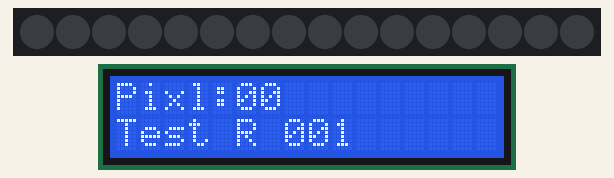
Simulated run of this sketch. Board: Arduino Uno, built with avr-gcc and run on an emulated ATmega328P. Shown: 16 RGB LEDs in strip order, left to right, 16×2 character LCD.

Above: at 0.22 s.
At 7.46 s:
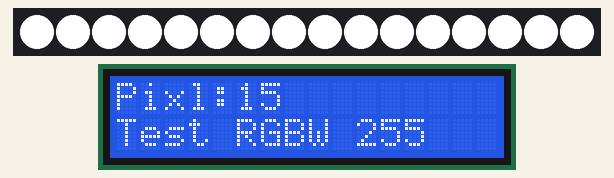
At 14.05 s:
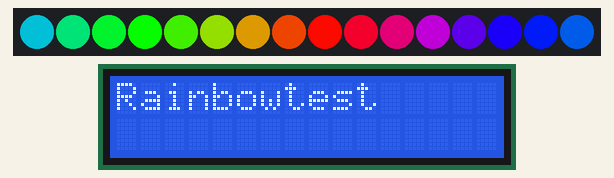
At 19.99 s:
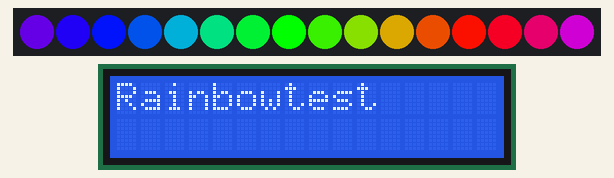
At 29.38 s:
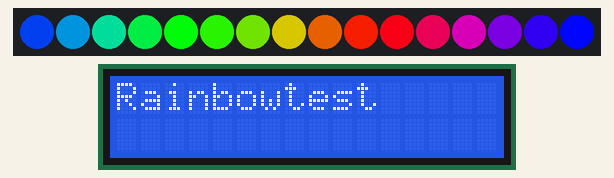
At 39.7 s:
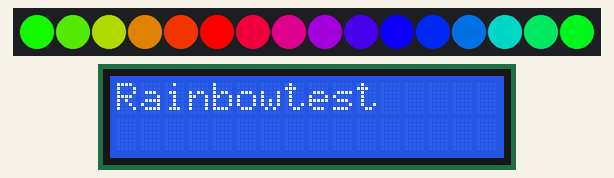

The sketch:

DL6II_Neopix_Stripetest.ino
```cpp
/*

*/

#include <LiquidCrystal.h>
#include <Adafruit_NeoPixel.h>

#define NEOPIN 0
#define NUMPIXELS 16

LiquidCrystal lcd(9,8,7,6,5,4);
Adafruit_NeoPixel strip = Adafruit_NeoPixel(NUMPIXELS, NEOPIN, NEO_GRBW + NEO_KHZ800);

uint32_t r = strip.Color(1, 0, 0, 0);
uint32_t g = strip.Color(0, 1, 0, 0);
uint32_t b = strip.Color(0, 0, 1, 0);
uint32_t w = strip.Color(1, 1, 1, 1);
uint32_t rgbw = strip.Color(0, 0, 0, 1);
uint32_t rr = strip.Color(255, 0, 0, 0);
uint32_t gg = strip.Color(0, 255, 0, 0);
uint32_t bb = strip.Color(0, 0, 255, 0);
uint32_t ww = strip.Color(0, 0, 0, 255);
uint32_t rrggbbww = strip.Color(255, 255, 255, 255);

const int NUMSPALTEN = 17;
int geschwindigkeit = 10;
int i;


void setup()  {
  strip.begin();
  strip.show();
  lcd.begin(16,2);
  lcd.setCursor(0,0);
}


void loop()  {

  for(i=0;i<NUMPIXELS;i++){
      strip.setPixelColor(i, r);
      lcd.setCursor(0,0);
      lcd.print("Pixl:");
      if (i < 10) lcd.print("0");
      lcd.print(i);
      lcd.setCursor(0,1);
      lcd.print("Test R 001      ");
      delay(geschwindigkeit*3);
    strip.show();
    delay(geschwindigkeit);
  }

  for(i=0;i<NUMPIXELS;i++){
    strip.setPixelColor(i, 0,0,0,0);
    strip.show();
  }

  for(i=0;i<NUMPIXELS;i++){
      strip.setPixelColor(i, g);
      lcd.setCursor(0,0);
      lcd.print("Pixl:");
      if (i < 10) lcd.print("0");
      lcd.print(i);
      lcd.setCursor(0,1);
      lcd.print("Test G 001      ");
      delay(geschwindigkeit*3);
    strip.show();
    delay(geschwindigkeit);
  }

  for(i=0;i<NUMPIXELS;i++){
      strip.setPixelColor(i, b);
      lcd.setCursor(0,0);
      lcd.print("Pixl:");
      if (i < 10) lcd.print("0");
      lcd.print(i);
      lcd.setCursor(0,1);
      lcd.print("Test B 001      ");
      delay(geschwindigkeit*3);
    strip.show();
    delay(geschwindigkeit);
  }

    for(i=0;i<NUMPIXELS;i++){
      strip.setPixelColor(i, w);
      lcd.setCursor(0,0);
      lcd.print("Pixl:");
      if (i < 10) lcd.print("0");
      lcd.print(i);
      lcd.setCursor(0,1);
      lcd.print("Test W 001      ");
      delay(geschwindigkeit*3);
    strip.show();
    delay(geschwindigkeit);
  }

    for(i=0;i<NUMPIXELS;i++){
      strip.setPixelColor(i, rgbw);
      lcd.setCursor(0,0);
      lcd.print("Pixl:");
      if (i < 10) lcd.print("0");
      lcd.print(i);
      lcd.setCursor(0,1);
      lcd.print("Test RGBW 001   ");
      delay(geschwindigkeit*3);
    strip.show();
  }
  delay(geschwindigkeit*30);
    for(i=0;i<NUMPIXELS;i++){
      strip.setPixelColor(i, rr);
      lcd.setCursor(0,0);
      lcd.print("Pixl:");
      if (i < 10) lcd.print("0");
      lcd.print(i);
      lcd.setCursor(0,1);
      lcd.print("Test R 255      ");
      delay(geschwindigkeit*3);
    strip.show();
    delay(geschwindigkeit);
  }

  for(i=0;i<NUMPIXELS;i++){
    strip.setPixelColor(i, 0,0,0,0);
    strip.show();
  }

  for(i=0;i<NUMPIXELS;i++){
      strip.setPixelColor(i, gg);
      lcd.setCursor(0,0);
      lcd.print("Pixl:");
      if (i < 10) lcd.print("0");
      lcd.print(i);
      lcd.setCursor(0,1);
      lcd.print("Test G 255      ");
      delay(geschwindigkeit*3);
    strip.show();
    delay(geschwindigkeit);
  }

  for(i=0;i<NUMPIXELS;i++){
      strip.setPixelColor(i, bb);
      lcd.setCursor(0,0);
      lcd.print("Pixl:");
      if (i < 10) lcd.print("0");
      lcd.print(i);
      lcd.setCursor(0,1);
      lcd.print("Test B 255      ");
      delay(geschwindigkeit*3);
    strip.show();
    delay(geschwindigkeit);
  }

    for(i=0;i<NUMPIXELS;i++){
      strip.setPixelColor(i, ww);
      lcd.setCursor(0,0);
      lcd.print("Pixl:");
      if (i < 10) lcd.print("0");
      lcd.print(i);
      lcd.setCursor(0,1);
      lcd.print("Test W 255      ");
      delay(geschwindigkeit*3);
    strip.show();
    delay(geschwindigkeit);
  }

    for(i=0;i<NUMPIXELS;i++){
      strip.setPixelColor(i, rrggbbww);
      lcd.setCursor(0,0);
      lcd.print("Pixl:");
      if (i < 10) lcd.print("0");
      lcd.print(i);
      lcd.setCursor(0,1);
      lcd.print("Test RGBW 255   ");
      delay(geschwindigkeit*3);
    strip.show();
    delay(geschwindigkeit);
    }

  lcd.setCursor(0,0);
  lcd.print("Rainbowtest     ");
  lcd.setCursor(0,1);
  lcd.print("                ");
    rainbowCycle(30);
}

void rainbowCycle(int SpeedDelay) {
  byte *c;
  uint16_t i, j;

  for(j=0; j<256*5; j++) { // 5 cycles of all colors on wheel
    for(i=0; i< NUMPIXELS; i++) {
      c=Wheel(((i * 256 / NUMPIXELS) + j) & 255);
      setPixel(i, *c, *(c+1), *(c+2));
    }
    showStrip();
    delay(SpeedDelay);
  }
}

byte * Wheel(byte WheelPos) {
  static byte c[3];

  if(WheelPos < 85) {
   c[0]=WheelPos * 3;
   c[1]=255 - WheelPos * 3;
   c[2]=0;
  } else if(WheelPos < 170) {
   WheelPos -= 85;
   c[0]=255 - WheelPos * 3;
   c[1]=0;
   c[2]=WheelPos * 3;
  } else {
   WheelPos -= 170;
   c[0]=0;
   c[1]=WheelPos * 3;
   c[2]=255 - WheelPos * 3;
  }

  return c;
}
// *** REPLACE TO HERE ***

void showStrip() {
 #ifdef ADAFRUIT_NEOPIXEL_H
   // NeoPixel
   strip.show();
 #endif
 #ifndef ADAFRUIT_NEOPIXEL_H
   // FastLED
   FastLED.show();
 #endif
}

void setPixel(int Pixel, byte red, byte green, byte blue) {
 #ifdef ADAFRUIT_NEOPIXEL_H
   // NeoPixel
   strip.setPixelColor(Pixel, strip.Color(red, green, blue));
 #endif
 #ifndef ADAFRUIT_NEOPIXEL_H
   // FastLED
   leds[Pixel].r = red;
   leds[Pixel].g = green;
   leds[Pixel].b = blue;
 #endif
}

void setAll(byte red, byte green, byte blue) {
  for(int i = 0; i < NUMPIXELS; i++ ) {
    setPixel(i, red, green, blue);
  }
  showStrip();

}
```
